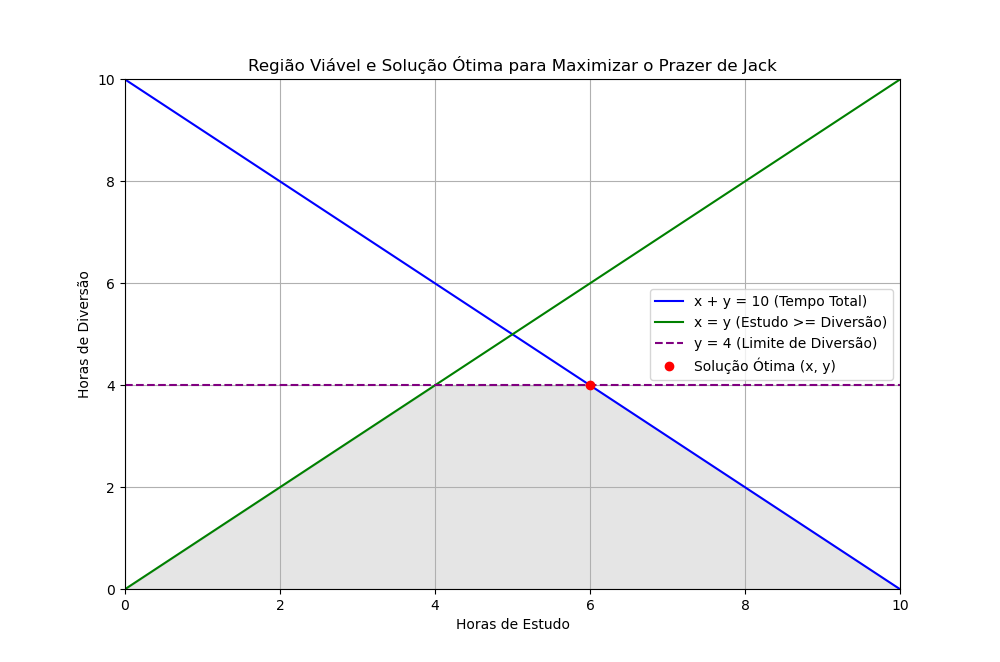

The Python source for this figure:
# Importando as bibliotecas necessárias
from mip import Model, maximize, CONTINUOUS, MAXIMIZE
import matplotlib.pyplot as plt
import numpy as np

# Criando o modelo
model = Model(sense=MAXIMIZE)

# Definindo as variáveis de decisão
x = model.add_var(var_type=CONTINUOUS)  # Horas de estudo
y = model.add_var(var_type=CONTINUOUS)  # Horas de diversão

# Definindo a função objetivo (maximizar prazer total)
model.objective = maximize(1 * x + 2 * y)

# Adicionando as restrições de tempo e preferências
model += x + y <= 10     # Restrição de tempo total
model += x >= y          # Jack quer estudar pelo menos o mesmo tempo que se diverte
model += y <= 4          # Limite máximo de diversão

# Resolvendo o modelo
model.optimize()

# Extraindo os valores das variáveis
x_opt = x.x
y_opt = y.x
prazer_maximo = model.objective_value

print(f"Tempo ótimo de estudo: {x_opt} horas")
print(f"Tempo ótimo de diversão: {y_opt} horas")
print(f"Prazer máximo: {prazer_maximo} pontos")

# Plotando o gráfico da região viável e solução ótima

# Funções das restrições
def restricao_tempo_total(x):
    return 10 - x

def restricao_min_estudo(x):
    return x

def limite_diversao(x):
    return 4

# Intervalo de valores para o eixo x (Estudo)
x_vals = np.linspace(0, 10, 400)
y_vals1 = restricao_tempo_total(x_vals)
y_vals2 = restricao_min_estudo(x_vals)
y_vals3 = np.full_like(x_vals, 4)

# Plotando as restrições
plt.figure(figsize=(10, 8))
plt.plot(x_vals, y_vals1, label="x + y = 10 (Tempo Total)", color="blue")
plt.plot(x_vals, y_vals2, label="x = y (Estudo >= Diversão)", color="green")
plt.plot(x_vals, y_vals3, label="y = 4 (Limite de Diversão)", color="purple", linestyle="--")

# Região viável (restrições)
plt.fill_between(x_vals, np.minimum(np.minimum(y_vals1, y_vals2), y_vals3), color='gray', alpha=0.2)

# Ponto ótimo
plt.plot(x_opt, y_opt, 'ro', label="Solução Ótima (x, y)")

# Configurações do gráfico
plt.xlim(0, 10)
plt.ylim(0, 10)
plt.xlabel("Horas de Estudo")
plt.ylabel("Horas de Diversão")
plt.title("Região Viável e Solução Ótima para Maximizar o Prazer de Jack")
plt.legend()
plt.grid(True)
plt.show()
